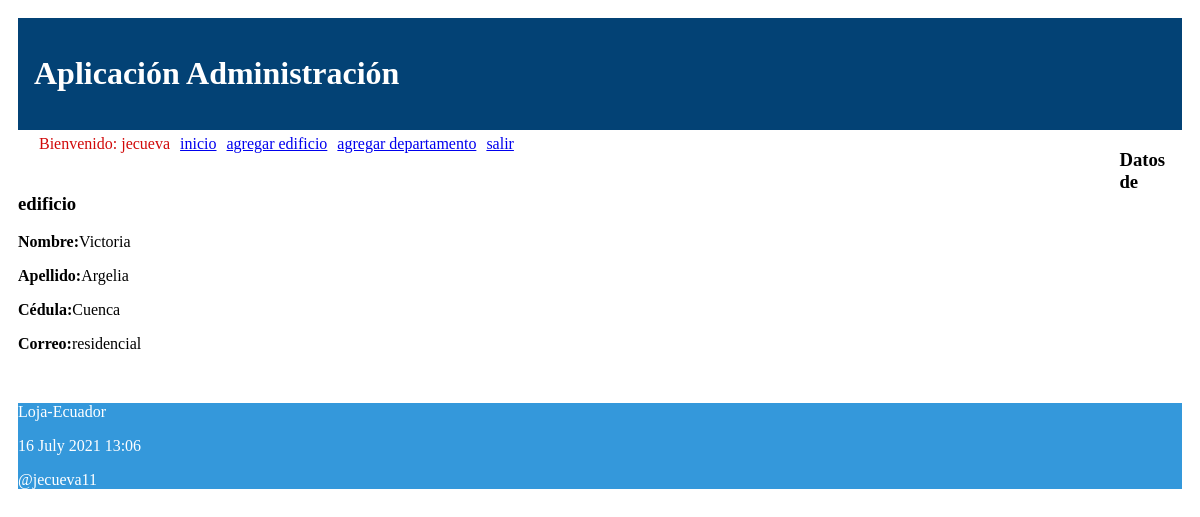
Page /edificio/11 (signed in) on the committed database.
### administrativo/models.py (models this page shows, shortened)
class Edificio(models.Model):
    opciones_tipo = (
        ('residencial', 'Tipo residencial'),
        ('comercial', 'Tipo comercial'),
    )
    nombre = models.CharField(max_length=30)
    direccion = models.CharField(max_length=30)
    ciudad = models.CharField(max_length=30)
    tipo_edificio = models.CharField(max_length=30, \
        choices=opciones_tipo)

### administrativo/views.py (the view)
# urls.py: path('edificio/<int:id>', views.obtener_edificio,
@login_required(login_url='/entrando/login/')
def obtener_edificio(request, id):
    edificio = Edificio.objects.get(pk=id)
    informacion_template = {'edificio': edificio}
    return render(request, 'obtener_edificio.html', informacion_template)

### administrativo/templates/obtener_edificio.html (shortened to what this page needs)
{% extends "master.html" %}
{% block content %}
<h3>Datos de edificio</h3>
<p><b>Nombre:</b>{{edificio.nombre}}</p>
<p><b>Apellido:</b>{{edificio.direccion}}</p>
<p><b>Cédula:</b>{{edificio.ciudad}}</p>
<p><b>Correo:</b>{{edificio.tipo_edificio}}</p>
<br/>
{% endblock %}

### administrativo/templates/master.html (shortened to what this page needs)
<!DOCTYPE html>
<html>
  <head>
    {% load static %}
    <link rel="stylesheet" type="text/css" href="{% static 'css/estilos.css' %}">
    <link rel="stylesheet" type="text/css" href="https://cdn.datatables.net/1.10.25/css/jquery.dataTables.min.css">
  </head>
  <body>
  <header>
    <h1>Aplicación Administración </h1>
    <nav class="top_menu">
      <ul>
        {% if user.is_authenticated %}
          <li style="color: rgb(209, 9, 9);">  Bienvenido: {{user.username}}</li>
        {% endif %}
        <li><a href="{% url 'index' %}">inicio</a></li>
        <li><a href="{% url 'crear_edificio' %}">agregar edificio</a></li>
        <li><a href="{% url 'crear_departamento' %}">agregar departamento</a></li>
        {% if user.is_authenticated %}
          <li><a href="{% url 'logout_view' %}">salir</a></li>
        {% else %}
          <li><a href="{% url 'login' %}">ingresar</a></li>
        {% endif %}
      </ul>
    </nav>
  </header>
  <section>
      {% block content %}{% endblock %}
  </section>
{% include 'footer.html' %}
  </body>
</html>

### administrativo/static/css/estilos.css (style rules this page uses)
body { background: white; padding: 10px; }
header { background: #034275; color: #FFF; padding: 1em; }
.top_menu ul { list-style:none; float:left; padding: 5px; width:95%; }
.top_menu ul li { float:left; margin-right:10px; margin-bottom:5px; }

### rows in the picture
Edificio: nombre "Victoria", direccion "Argelia", ciudad "Cuenca", tipo_edificio "residencial"

### other values in the picture
{{ user.username }} "jecueva"
